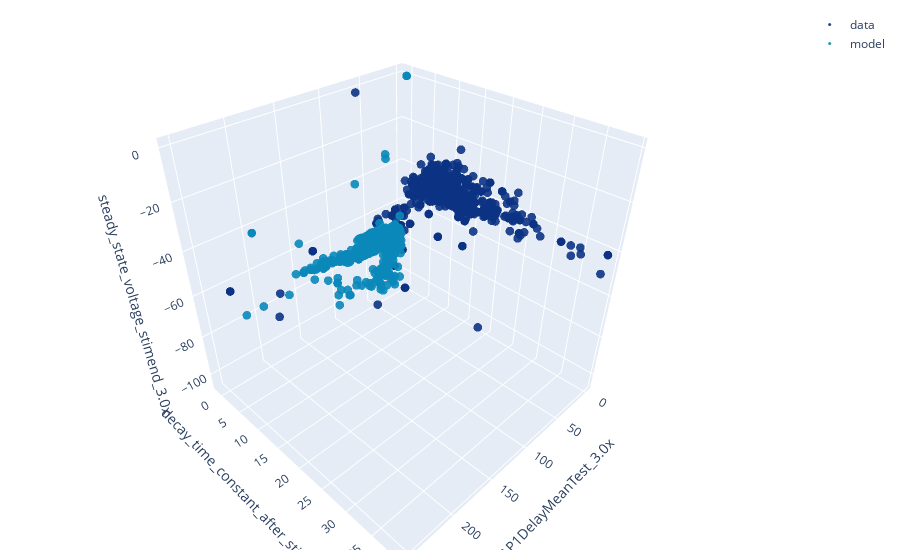

Write notebook code for a chart like this one.
### Code cell
import plotly.graph_objs as go

# 3D scatter plot. Resource: https://plot.ly/python/3d-scatter-plots/
theme = px.colors.diverging.Portland
#trace0=(x[0,experiment_idx_labels],x[1,experiment_idx_labels],'Allen Brain Ephys Data',experiment_idx)
#trace1=(x[0,model_index_labels],x[1,model_index_labels],'models',model_idx)
experimental_data = go.Scatter3d(
    x = df_data['AP1DelayMeanTest_3.0x'],
    y = df_data['decay_time_constant_after_stim_3.0x'],
    z = df_data['steady_state_voltage_stimend_3.0x'],
    mode ='markers',
    name = 'data',
    text = df_data.index,
    marker =dict(
      color = theme[0],
      size = 3,
      opacity = 0.9
    )
)

models = go.Scatter3d(
    x = df_models['AP1DelayMeanTest_3.0x'],
    y = df_models['decay_time_constant_after_stim_3.0x'],
    z = df_models['steady_state_voltage_stimend_3.0x'],
    mode ='markers',
    name = 'model',
    text=df_models.index,

    marker =dict(
      color = theme[1],
      size = 3,
      opacity = 0.9
    )
)

data = [experimental_data , models ]
layout = go.Layout(
   scene = dict(xaxis = dict(title='AP1DelayMeanTest_3.0x'),
                yaxis = dict(title='decay_time_constant_after_stim_3.0x'),
                zaxis = dict(title='steady_state_voltage_stimend_3.0x'),),
    margin=dict(
        l=10,
        r=10,
        b=10,
        t=10
    )
)
fig = go.Figure(data=data, layout=layout)

# Use Periscope to visualize a dataframe, text, or an image by passing data to periscope.table(), periscope.text(), or periscope.image() respectively.
#py.show(fig)
#py.plot(fig, filename='Everything_3D_scatter_plot.html') 
fig.show()

### Figure 1 — Plotly figure (JSON) as saved in the notebook; plotly's stock layout.template omitted (floating-point values rounded to 4 significant figures; data arrays with more than 128 entries replaced by an {"elided": "..."} marker saying what was removed)
{"data": [{"marker": {"color": "rgb(12,51,131)", "opacity": 0.9, "size": 3}, "mode": "markers", "name": "data", "text": {"elided": "6182 int values"}, "type": "scatter3d", "x": {"elided": "6182 float values"}, "y": {"elided": "6182 float values"}, "z": {"elided": "6182 float values"}}, {"marker": {"color": "rgb(10,136,186)", "opacity": 0.9, "size": 3}, "mode": "markers", "name": "model", "text": {"elided": "974 str values"}, "type": "scatter3d", "x": {"elided": "974 float values"}, "y": {"elided": "974 int values"}, "z": {"elided": "974 float values"}}], "layout": {"margin": {"b": 10, "l": 10, "r": 10, "t": 10}, "scene": {"xaxis": {"title": {"text": "AP1DelayMeanTest_3.0x"}}, "yaxis": {"title": {"text": "decay_time_constant_after_stim_3.0x"}}, "zaxis": {"title": {"text": "steady_state_voltage_stimend_3.0x"}}}}}
